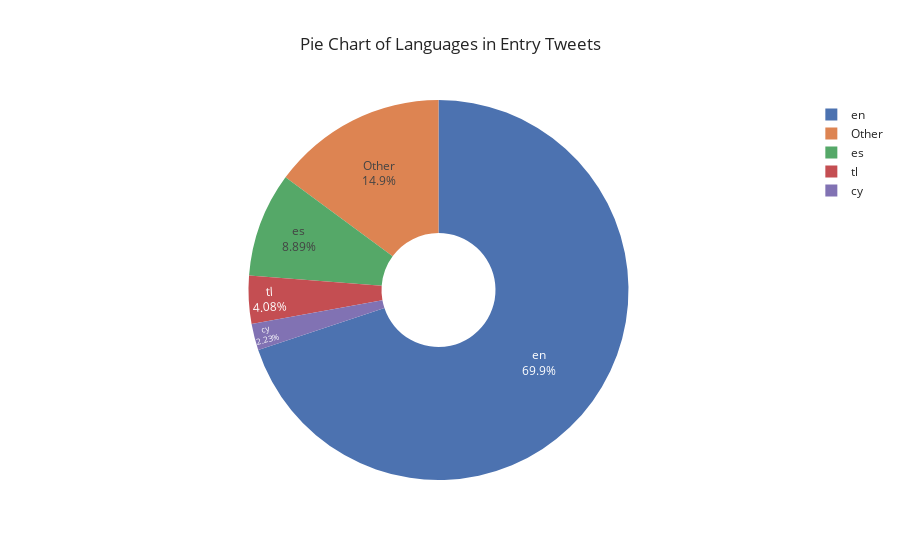

Here is the notebook cell this chart was saved with:
### Code cell
# Plotting a pie chart of 4 main languages in entry tweets
fig = px.pie(langpd, values='counts', names='language', title='Pie Chart of Languages in Entry Tweets', 
             template='seaborn', hole=0.3)
fig.update_traces(textposition='inside', textinfo='percent+label')
fig.show()

### Figure 1 — Plotly figure (JSON) as saved in the notebook; plotly's stock layout.template omitted (floating-point values rounded to 4 significant figures)
{"data": [{"domain": {"x": [0, 1], "y": [0, 1]}, "hole": 0.3, "hovertemplate": "language=%{label}<br>counts=%{value}<extra></extra>", "labels": ["en", "es", "tl", "cy", "Other", "Other", "Other", "Other", "Other", "Other", "Other", "Other", "Other", "Other", "Other", "Other", "Other", "Other", "Other", "Other", "Other", "Other", "Other", "Other", "Other", "Other", "Other", "Other", "Other", "Other", "Other"], "legendgroup": "", "name": "", "showlegend": true, "textinfo": "percent+label", "textposition": "inside", "type": "pie", "values": [7796, 992, 455, 249, 195, 193, 152, 115, 108, 108, 99, 97, 97, 79, 63, 60, 43, 41, 41, 35, 27, 26, 21, 18, 12, 11, 10, 6, 3, 1, 1]}], "layout": {"legend": {"tracegroupgap": 0}, "title": {"text": "Pie Chart of Languages in Entry Tweets"}}}
